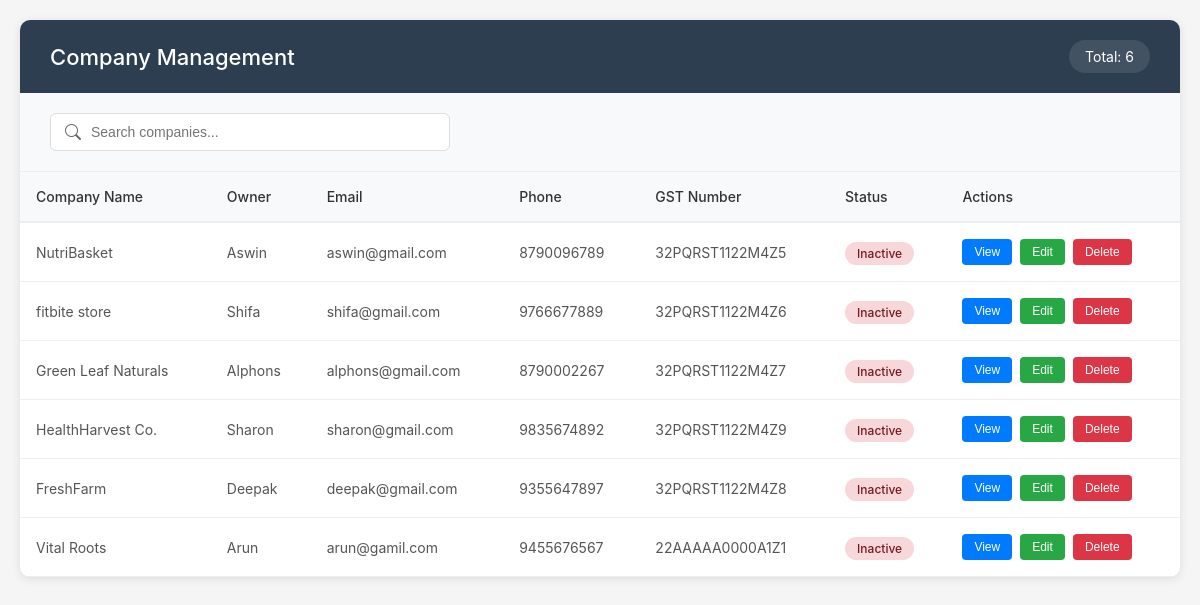
Screenshot of /sellers with the database file from the repository.
### FitBite_App/models.py (models this page shows, shortened)
class Seller(models.Model):
    STATUS_CHOICES = (
        ('pending', 'Pending Verification'),
        ('approved', 'Approved'),
        ('rejected', 'Rejected'),
        ('suspended', 'Suspended'),
    )
    company_name = models.CharField(max_length=150)
    owner_name = models.CharField(max_length=100)
    email = models.EmailField(unique=True)  # Make email unique
    phone = models.CharField(max_length=15)
    address = models.TextField()
    gst_number = models.CharField(max_length=15, unique=True)
    password = models.CharField(max_length=100)
    status = models.CharField(max_length=20, choices=STATUS_CHOICES, default='pending')
    registered_date = models.DateTimeField(auto_now_add=True)
    verified_date = models.DateTimeField(null=True, blank=True)
    rejection_reason = models.TextField(null=True, blank=True)
    verified_by = models.ForeignKey('user', on_delete=models.SET_NULL, null=True, blank=True, related_name='verified_sellers')
    gst_certificate = models.FileField(upload_to='seller_documents/gst/', null=True, blank=True)
    business_license = models.FileField(upload_to='seller_documents/license/', null=True, blank=True)
    address_proof = models.FileField(upload_to='seller_documents/address/', null=True, blank=True)
    class Meta:
        ordering = ['-registered_date']

### FitBite_App/views.py (the view)
# urls.py: path('sellers',showseller),
def showseller(request):
    data = Seller.objects.all()
    paginator = Paginator(data,10)
    page_number = request.GET.get('page')
    page_obj = paginator.get_page(page_number)
    return render(request,'seller.html',{'seller':page_obj})

### template/seller.html (shortened to what this page needs)
<!DOCTYPE html>
<html lang="en">
<head>
    <link rel="stylesheet" href="https://cdn.jsdelivr.net/npm/bootstrap-icons@1.10.0/font/bootstrap-icons.css">
</head>
<body>
    <div class="container">
        <div class="header">
            <h1>Company Management</h1>
            <div class="header-info">
                <div class="total-count">
                    Total: {{ seller.paginator.count }}
                </div>
            </div>
        </div>
        <div class="search-container">
            <div class="search-box">
                <i class="bi bi-search"></i>
                <input type="text" placeholder="Search companies..." id="searchInput">
            </div>
        </div>
        <div class="table-container">
            <table>
                <thead>
                    <tr>
                        <th>Company Name</th>
                        <th>Owner</th>
                        <th>Email</th>
                        <th>Phone</th>
                        <th>GST Number</th>
                        <th>Status</th>
                        <th>Actions</th>
                    </tr>
                </thead>
                <tbody>
                    {% for i in seller %}
                    <tr>
                        <td>{{ i.company_name }}</td>
                        <td>{{ i.owner_name }}</td>
                        <td>{{ i.email }}</td>
                        <td>{{ i.phone }}</td>
                        <td>{{ i.gst_number }}</td>
                        <td>
                            <span class="status {% if i.status == 'active' %}active{% else %}inactive{% endif %}">
                                {% if i.status == 'active' %}Active{% else %}Inactive{% endif %}
                            </span>
                        </td>
                        <td>
                            <div class="actions">
                                <button class="btn btn-view" onclick="viewCompany('{{ i.id }}')">View</button>
                                <button class="btn btn-edit" onclick="editCompany('{{ i.id }}')">Edit</button>
                                <button class="btn btn-delete" onclick="deleteCompany('{{ i.id }}')">Delete</button>
                            </div>
                        </td>
                    </tr>
                    {% endfor %}
                </tbody>
            </table>
        </div>
    </div>
</body>
</html>

### template/seller.html (style rules this page uses)
* { margin: 0; padding: 0; box-sizing: border-box; }
body { font-family: -apple-system, BlinkMacSystemFont, 'Segoe UI', Roboto, Oxygen, Ubuntu, sans-serif; background: #f5f5f5; padding: 20px; min-height: 100vh; }
.container { max-width: 1400px; margin: 0 auto; background: white; border-radius: 10px; box-shadow: 0 2px 10px rgba(0,0,0,0.1); overflow: hidden; }
.header { background: #2c3e50; color: white; padding: 20px 30px; display: flex; justify-content: space-between; align-items: center; }
.header h1 { font-size: 22px; font-weight: 500; }
.header-info { display: flex; align-items: center; gap: 20px; }
.total-count { background: rgba(255,255,255,0.1); padding: 8px 16px; border-radius: 20px; font-size: 14px; }
.search-container { padding: 20px 30px; background: #f8f9fa; border-bottom: 1px solid #eee; }
.search-box { position: relative; max-width: 400px; }
.search-box input { width: 100%; padding: 10px 15px 10px 40px; border: 1px solid #ddd; border-radius: 6px; font-size: 14px; }
.search-box i { position: absolute; left: 15px; top: 50%; transform: translateY(-50%); color: #666; }
.table-container { overflow-x: auto; }
table { width: 100%; border-collapse: collapse; }
th { padding: 16px; text-align: left; font-weight: 500; color: #333; background: #f8f9fa; border-bottom: 2px solid #eee; font-size: 14px; }
td { padding: 16px; border-bottom: 1px solid #eee; font-size: 14px; color: #555; }
.status { padding: 4px 12px; border-radius: 20px; font-size: 12px; font-weight: 500; }
.inactive { background: #f8d7da; color: #721c24; }
.actions { display: flex; gap: 8px; }
.btn { padding: 6px 12px; border: none; border-radius: 4px; cursor: pointer; font-size: 12px; transition: 0.2s; }
.btn-view { background: #007bff; color: white; }
.btn-edit { background: #28a745; color: white; }
.btn-delete { background: #dc3545; color: white; }

### rows the page displays
Seller: company_name "NutriBasket", owner_name "Aswin", email "aswin@gmail.com", phone "8790096789", gst_number "32PQRST1122M4Z5", status "Inactive"
Seller: company_name "fitbite store", owner_name "Shifa", email "shifa@gmail.com", phone "9766677889", gst_number "32PQRST1122M4Z6", status "Inactive"
Seller: company_name "Green Leaf Naturals", owner_name "Alphons", email "alphons@gmail.com", phone "8790002267", gst_number "32PQRST1122M4Z7", status "Inactive"
Seller: company_name "HealthHarvest Co.", owner_name "Sharon", email "sharon@gmail.com", phone "9835674892", gst_number "32PQRST1122M4Z9", status "Inactive"
Seller: company_name "FreshFarm", owner_name "Deepak", email "deepak@gmail.com", phone "9355647897", gst_number "32PQRST1122M4Z8", status "Inactive"
Seller: company_name "Vital Roots", owner_name "Arun", email "arun@gamil.com", phone "9455676567", gst_number "22AAAAA0000A1Z1", status "Inactive"

### other values shown
{{ seller.paginator.count }} "6"
